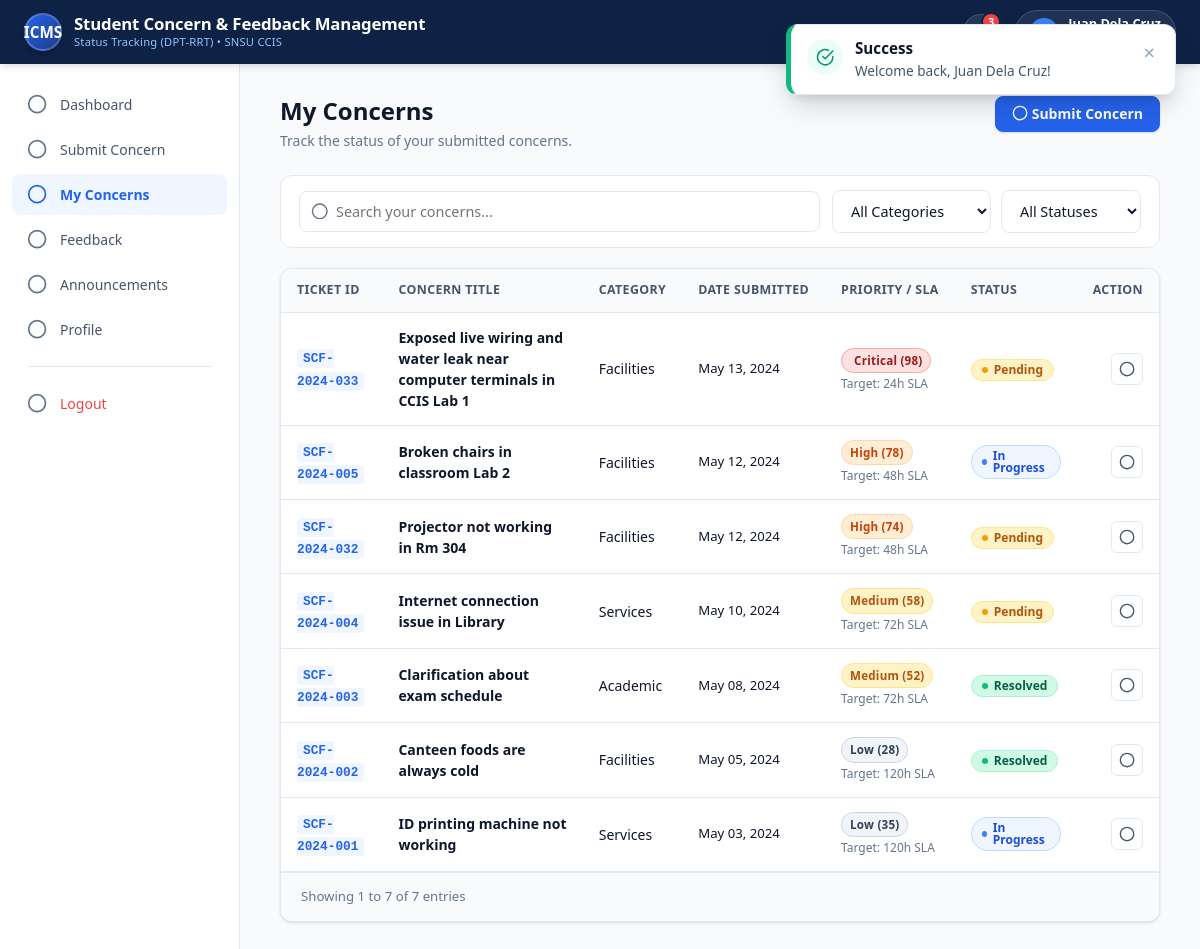
Screenshot of /student/my_concerns.php (signed in) with the database file from the repository.
### tables this page shows
CREATE TABLE IF NOT EXISTS `concerns` (
  `concern_id` INT AUTO_INCREMENT PRIMARY KEY,
  `ticket_id` VARCHAR(50) NOT NULL UNIQUE,
  `student_id` INT NOT NULL,
  `category_id` INT NOT NULL,
  `status_id` INT NOT NULL DEFAULT 1,
  `title` VARCHAR(255) NOT NULL,
  `description` TEXT NOT NULL,
  `attachment_path` VARCHAR(255) DEFAULT NULL,
  `priority` ENUM('Critical', 'High', 'Medium', 'Low') DEFAULT 'Medium',
  `ai_urgency_score` INT DEFAULT 50,
  `sla_hours` INT DEFAULT 72,
  `is_rrt_alert` TINYINT(1) DEFAULT 0,
  `date_submitted` DATETIME DEFAULT CURRENT_TIMESTAMP,
  INDEX (`ticket_id`),
  INDEX (`student_id`),
  INDEX (`category_id`),
  INDEX (`status_id`),
  INDEX (`priority`),
  CONSTRAINT `fk_concern_student` FOREIGN KEY (`student_id`) REFERENCES `students` (`student_id`) ON DELETE CASCADE,
  CONSTRAINT `fk_concern_category` FOREIGN KEY (`category_id`) REFERENCES `categories` (`category_id`) ON DELETE RESTRICT,
  CONSTRAINT `fk_concern_status` FOREIGN KEY (`status_id`) REFERENCES `statuses` (`status_id`) ON DELETE RESTRICT
);

CREATE TABLE IF NOT EXISTS `categories` (
  `category_id` INT AUTO_INCREMENT PRIMARY KEY,
  `category_name` VARCHAR(100) NOT NULL UNIQUE,
  `description` TEXT DEFAULT NULL
);

### student/my_concerns.php (the view, shortened to what this page needs)
<?php
require_once __DIR__ . '/../config/db.php';
require_once __DIR__ . '/../includes/helpers.php';
$user = getCurrentUser();
$studentId = $user['id'];
$stmt = $pdo->prepare("
    SELECT c.*, cat.category_name, s.status_name
    FROM concerns c
    JOIN categories cat ON c.category_id = cat.category_id
    JOIN statuses s ON c.status_id = s.status_id
    WHERE c.student_id = :student_id
    ORDER BY c.date_submitted DESC
");
$stmt->execute(['student_id' => $studentId]);
$concerns = $stmt->fetchAll();
$totalEntries = count($concerns);
require_once __DIR__ . '/../includes/header.php';
require_once __DIR__ . '/../includes/navbar.php';
require_once __DIR__ . '/../includes/sidebar.php';
?>
<div class="page-header">
  <div class="page-title-wrap">
    <h1 class="page-title">My Concerns</h1>
    <p class="page-desc">Track the status of your submitted concerns.</p>
  </div>
  <a href="submit_concern.php" class="btn btn-primary">
    <span><?= icon('edit') ?> Submit Concern</span>
  </a>
</div>
<div class="filter-bar">
  <div class="search-input-wrap">
    <span class="search-icon"><?= icon('search', '', 16) ?></span>
    <input type="text" id="tableSearchInput" class="form-control" placeholder="Search your concerns...">
  </div>
  <div style="display: flex; gap: 10px; flex-wrap: wrap;">
    <select id="categoryFilter" class="form-control" style="width: auto; min-width: 150px;">
      <option value="all">All Categories</option>
    </select>
    <select id="statusFilter" class="form-control" style="width: auto; min-width: 140px;">
      <option value="all">All Statuses</option>
    </select>
  </div>
</div>
<div class="card">
  <div class="table-responsive">
    <table class="table" id="dataTable">
      <thead>
        <tr>
          <th>Ticket ID</th>
          <th>Concern Title</th>
          <th>Category</th>
          <th>Date Submitted</th>
          <th>Priority / SLA</th>
          <th>Status</th>
          <th style="text-align: right;">Action</th>
        </tr>
      </thead>
      <tbody>
        <?php if (empty($concerns)): ?>
          <tr>
            <td colspan="7" style="text-align: center; padding: 40px; color: var(--text-muted);">
              You have not submitted any concerns yet. Click <strong>"Submit Concern"</strong> to create one.
            </td>
          </tr>
        <?php else: ?>
          <?php foreach ($concerns as $concern): ?>
            <tr data-category="<?= e(strtolower($concern['category_name'])) ?>" data-status="<?= e(strtolower($concern['status_name'])) ?>">
              <td>
                <span class="ticket-badge"><?= e($concern['ticket_id']) ?></span>
              </td>
              <td style="font-weight: 600;">
                <a href="concern_details.php?id=<?= $concern['concern_id'] ?>" style="color: var(--text-primary);">
                  <?= e($concern['title']) ?>
                </a>
              </td>
              <td><?= e($concern['category_name']) ?></td>
              <td class="text-muted text-sm"><?= formatDate($concern['date_submitted']) ?></td>
              <td>
                <?= renderPriorityBadge($concern['priority'], $concern['ai_urgency_score']) ?>
                <div class="text-xs text-muted" style="margin-top: 2px;">Target: <?= (int)$concern['sla_hours'] ?>h SLA</div>
              </td>
              <td><?= renderStatusBadge($concern['status_name']) ?></td>
              <td style="text-align: right;">
                <a href="concern_details.php?id=<?= $concern['concern_id'] ?>" class="btn-icon" title="View Details">
                  <?= icon('eye') ?>
                </a>
              </td>
            </tr>
          <?php endforeach; ?>
        <?php endif; ?>
      </tbody>
    </table>
  </div>
  <div class="card-footer">
    <span class="text-sm text-muted">Showing 1 to <?= $totalEntries ?> of <?= $totalEntries ?> entries</span>
  </div>
</div>
<?php require_once __DIR__ . '/../includes/footer.php'; ?>

### includes/helpers.php (shortened to what this page needs)
<?php
function e(?string $str): string {
    return htmlspecialchars((string)($str ?? ''), ENT_QUOTES, 'UTF-8');
}
function renderStatusBadge(string $statusName): string {
    $name = trim($statusName);
    $lower = strtolower($name);
    if (strpos($lower, 'pending') !== false) {
        return '<span class="status-pill status-pending"><span class="status-dot"></span>Pending</span>';
    } elseif (strpos($lower, 'progress') !== false) {
        return '<span class="status-pill status-progress"><span class="status-dot"></span>In Progress</span>';
    } elseif (strpos($lower, 'resolved') !== false) {
        return '<span class="status-pill status-resolved"><span class="status-dot"></span>Resolved</span>';
    }
    return '<span class="status-pill">' . e($name) . '</span>';
}
function renderPriorityBadge(string $priority, ?int $score = null): string {
    $p = ucfirst(strtolower(trim($priority)));
    $scoreText = ($score !== null) ? " (" . (int)$score . ")" : "";
    switch ($p) {
        case 'Critical':
            return '<span class="priority-pill priority-critical"><span class="pulse-ring"></span>Critical' . $scoreText . '</span>';
        case 'High':
            return '<span class="priority-pill priority-high">High' . $scoreText . '</span>';
        case 'Medium':
            return '<span class="priority-pill priority-medium">Medium' . $scoreText . '</span>';
        case 'Low':
        default:
            return '<span class="priority-pill priority-low">Low' . $scoreText . '</span>';
    }
}
function formatDate(?string $datetime): string {
    $time = strtotime($datetime);
    return date('M d, Y', $time);
}
function getIcon(string $name, string $extraClass = '', ?int $size = null): string {
    $dim = $size ? "width='{$size}' height='{$size}'" : "";
    $classAttr = "class='svg-icon " . e($extraClass) . "'";
    return $icons[$name] ?? "<svg {$classAttr} {$dim} viewBox='0 0 24 24'><circle cx='12' cy='12' r='10'/></svg>";
}
function icon(string $name, string $extraClass = '', ?int $size = null): string {
    return getIcon($name, $extraClass, $size);
}

### assets/css/variables.css (style rules this page uses)
:root { --navy-dark: #091730; --navy-primary: #0e2246; --navy-light: #18376e; --navy-surface: #1e3a8a; --brand-blue: #2563eb; --brand-blue-hover: #1d4ed8; --brand-blue-light: #eff6ff; --brand-blue-border: #bfdbfe; --accent-gold: #f59e0b; --accent-gold-light: #fef3c7; --status-pending-text: #b45309; --status-pending-bg: #fef3c7; --status-pending-border: #fde68a; --status-pending-dot: #f59e0b; --status-progress-text: #1d4ed8; --status-progress-bg: #eff6ff; --status-progress-border: #bfdbfe; --status-progress-dot: #3b82f6; --status-resolved-text: #065f46; --status-resolved-bg: #d1fae5; --status-resolved-border: #a7f3d0; --status-resolved-dot: #10b981; --priority-critical-text: #991b1b; --priority-critical-bg: #fee2e2; --priority-critical-border: #fca5a5; --priority-high-text: #c2410c; --priority-high-bg: #ffedd5; --priority-high-border: #fed7aa; --priority-medium-text: #b45309; --priority-medium-bg: #fef3c7; --priority-medium-border: #fde68a; --priority-low-text: #334155; --priority-low-bg: #f1f5f9; --priority-low-border: #cbd5e1; --bg-body: #f8fafc; --bg-card: #ffffff; --bg-sidebar: #ffffff; --bg-header: #0e2246; --border-color: #e2e8f0; --border-subtle: #f1f5f9; --divider: #e2e8f0; --text-primary: #0f172a; --text-secondary: #475569; --text-muted: #64748b; --text-light: #94a3b8; --text-inverse: #ffffff; --font-family-display: system-ui, -apple-system, BlinkMacSystemFont, 'Segoe UI', Roboto, Helvetica, Arial, sans-serif; --font-family-body: system-ui, -apple-system, BlinkMacSystemFont, 'Segoe UI', Roboto, Helvetica, Arial, sans-serif; --shadow-xs: 0 1px 2px 0 rgba(0, 0, 0, 0.05); --shadow-sm: 0 1px 3px 0 rgba(0, 0, 0, 0.1), 0 1px 2px -1px rgba(0, 0, 0, 0.1); --shadow-md: 0 4px 6px -1px rgba(0, 0, 0, 0.1), 0 2px 4px -2px rgba(0, 0, 0, 0.1); --shadow-lg: 0 10px 15px -3px rgba(0, 0, 0, 0.1), 0 4px 6px -4px rgba(0, 0, 0, 0.1); --shadow-xl: 0 20px 25px -5px rgba(0, 0, 0, 0.1), 0 8px 10px -6px rgba(0, 0, 0, 0.1); --radius-xs: 4px; --radius-sm: 6px; --radius-md: 8px; --radius-lg: 12px; --radius-xl: 16px; --radius-pill: 9999px; --header-height: 64px; --sidebar-width: 240px; --transition-fast: 0.15s ease; --transition-normal: 0.25s ease; }

### assets/css/base.css (style rules this page uses)
* { margin: 0; padding: 0; box-sizing: border-box; }
html, body { width: 100%; min-height: 100%; font-family: var(--font-family-body); color: var(--text-primary); background-color: var(--bg-body); line-height: 1.5; -webkit-font-smoothing: antialiased; -moz-osx-font-smoothing: grayscale; }
h1, h2, h3, h4, h5, h6 { font-family: var(--font-family-display); font-weight: 700; line-height: 1.25; color: var(--text-primary); }
a { color: var(--brand-blue); text-decoration: none; transition: color var(--transition-fast); }
button, input, select, textarea { font-family: inherit; font-size: 0.925rem; }
.svg-icon { display: inline-block; width: 1.15em; height: 1.15em; stroke-width: 2; stroke: currentColor; fill: none; stroke-linecap: round; stroke-linejoin: round; vertical-align: -0.18em; }
.text-muted { color: var(--text-muted); }
.text-sm { font-size: 0.825rem; }
.text-xs { font-size: 0.75rem; }

### assets/css/layout.css (style rules this page uses)
.page-header { margin-bottom: 24px; display: flex; align-items: flex-start; justify-content: space-between; flex-wrap: wrap; gap: 16px; }
.page-title-wrap { display: flex; flex-direction: column; }
.page-title { font-size: 1.5rem; font-weight: 700; color: var(--text-primary); display: flex; align-items: center; gap: 8px; }
.page-desc { font-size: 0.875rem; color: var(--text-muted); margin-top: 4px; }

### rows the page displays
concerns: ticket "SCF-2024-033", title "Exposed live wiring and water leak near computer terminals in CCIS Lab 1", category.category_name "Facilities", date_submitted "May 13, 2024", ai_urgency_score "(98)", sla_hours "24", shows "Pending"
concerns: ticket "SCF-2024-005", title "Broken chairs in classroom Lab 2", category.category_name "Facilities", date_submitted "May 12, 2024", ai_urgency_score "(78)", sla_hours "48", shows "In Progress"
concerns: ticket "SCF-2024-032", title "Projector not working in Rm 304", category.category_name "Facilities", date_submitted "May 12, 2024", ai_urgency_score "(74)", sla_hours "48", shows "Pending"
concerns: ticket "SCF-2024-004", title "Internet connection issue in Library", category.category_name "Services", date_submitted "May 10, 2024", ai_urgency_score "(58)", sla_hours "72", shows "Pending"
concerns: ticket "SCF-2024-003", title "Clarification about exam schedule", category.category_name "Academic", date_submitted "May 08, 2024", ai_urgency_score "(52)", sla_hours "72", shows "Resolved"
concerns: ticket "SCF-2024-002", title "Canteen foods are always cold", category.category_name "Facilities", date_submitted "May 05, 2024", ai_urgency_score "(28)", sla_hours "120", shows "Resolved"
concerns: ticket "SCF-2024-001", title "ID printing machine not working", category.category_name "Services", date_submitted "May 03, 2024", ai_urgency_score "(35)", sla_hours "120", shows "In Progress"

### other values shown
$totalEntries "7"
